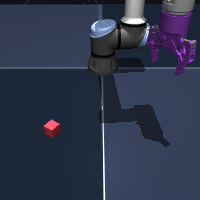
#> input picture dataset/cube/_audit/trajectory_0000/frame_0003.png, 200 x 200 px
$ python -i local_2d.py   (imports and definitions only)
#> lines starting #> are read from the running program, lines starting #| are printed output that depends on the picture; after the words box and inside, x2 and y2 are one past the last pixel; in counts of white or black regions, pixels touching at a corner belong together
"""Deterministic, deploy-time-safe primitives for generated 2-D simulators.

The helpers in this module are deliberately task agnostic.  They provide the
reliable numerical plumbing (appearance masking, component geometry, simple
identified dynamics, and planar rigid contact) while leaving object identity,
state design, action semantics, and objectives to the generated simulator.

They are local and deterministic: no network, dataset, model, or WorldAPI
access is performed, so the same functions are available in P1 and P2.
"""

from __future__ import annotations

from collections.abc import Mapping, Sequence
from typing import Any

import numpy as np


LOCAL_2D_TOOLBOX_VERSION = "4"
# Version 4 only adds helpers/metadata and preserves the numerical behaviour
# of all version-3 methods. Existing generated simulators may therefore run
# against v4, while their original generation version remains recorded.
LOCAL_2D_TOOLBOX_COMPATIBLE_VERSIONS = frozenset({"3", "4"})


def _rgb_image(image: np.ndarray) -> np.ndarray:
    array = np.asarray(image)
    if array.ndim != 3 or array.shape[2] < 3:
        raise ValueError(f"image must have shape (H, W, >=3), got {array.shape}")
    return np.clip(array[..., :3], 0, 255).astype(np.uint8)


# [5 lines left out: function _vec, not called in this run]


def clean_mask(
    mask: np.ndarray,
    *,
    min_area: int = 1,
    open_radius: int = 0,
    close_radius: int = 1,
    largest: bool = True,
) -> np.ndarray:
    """Morphologically clean a mask and optionally retain its largest component."""
    import cv2

    binary = np.asarray(mask).astype(bool)
    if binary.ndim != 2:
        raise ValueError(f"mask must be 2-D, got {binary.shape}")
    if int(min_area) < 1:
        raise ValueError("min_area must be >= 1")

    work = binary.astype(np.uint8) * 255
    if int(open_radius) > 0:
        radius = int(open_radius)
        kernel = np.ones((2 * radius + 1, 2 * radius + 1), dtype=np.uint8)
        work = cv2.morphologyEx(work, cv2.MORPH_OPEN, kernel)
    if int(close_radius) > 0:
        radius = int(close_radius)
        kernel = np.ones((2 * radius + 1, 2 * radius + 1), dtype=np.uint8)
        work = cv2.morphologyEx(work, cv2.MORPH_CLOSE, kernel)

    count, labels, stats, _ = cv2.connectedComponentsWithStats(
        (work > 0).astype(np.uint8),
        connectivity=8,
    )
    candidates = [
        index
        for index in range(1, int(count))
        if int(stats[index, cv2.CC_STAT_AREA]) >= int(min_area)
    ]
    if not candidates:
        return np.zeros_like(binary)
    if largest:
        selected = max(
            candidates,
            key=lambda index: int(stats[index, cv2.CC_STAT_AREA]),
        )
        return labels == int(selected)
    return np.isin(labels, np.asarray(candidates, dtype=np.int32))


# [183 lines left out: functions select_connected_component, mask_from_appearance, not called in this run]


def foreground_from_border(
    image: np.ndarray,
    *,
    lab_distance: float = 12.0,
    border_width: int = 3,
    min_area: int = 1,
    open_radius: int = 0,
    close_radius: int = 1,
    largest: bool = False,
) -> np.ndarray:
    """Segment non-background pixels using the robust median border colour."""
#> called with lab_distance = 12, border_width = 3, min_area = 1, open_radius = 0, close_radius = 1, largest = False
    import cv2

    rgb = _rgb_image(image)
    h, w = rgb.shape[:2]
#> h = 200; w = 200
    width = max(1, min(int(border_width), h // 2, w // 2))
#> width = 3
    border = np.concatenate(
        [
            rgb[:width].reshape(-1, 3),
            rgb[-width:].reshape(-1, 3),
            rgb[:, :width].reshape(-1, 3),
            rgb[:, -width:].reshape(-1, 3),
        ],
        axis=0,
    )
#> border = 2400 rows, first 8: [14, 17, 24], [14, 17, 24], [14, 17, 24], [14, 17, 24], [14, 17, 24], [14, 17, 24], [14, 17, 24], [14, 17, 24]
    background_rgb = np.median(border, axis=0).astype(np.uint8)
#> background_rgb = [28, 40, 57]
    lab = cv2.cvtColor(rgb, cv2.COLOR_RGB2LAB).astype(np.float64)
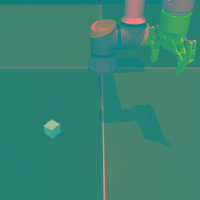
#> lab: shape (200, 200, 3) float64; mean R, G, B 57.9, 131.1, 114.5
    background_lab = cv2.cvtColor(
        background_rgb.reshape(1, 1, 3),
        cv2.COLOR_RGB2LAB,
    ).reshape(3).astype(np.float64)
#> background_lab = [40, 128, 115]
    mask = np.linalg.norm(lab - background_lab.reshape(1, 1, 3), axis=2) >= float(
        lab_distance
    )
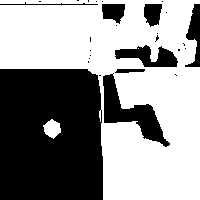
#> mask: shape (200, 200) bool; 57.9% white; 28 black regions (20 under 20 px), largest, box (x1, y1, x2, y2) and area: (0, 69, 103, 200) 12993, (103, 73, 170, 147) 1665, (115, 45, 178, 67) 778
    return clean_mask(
        mask,
        min_area=int(min_area),
        open_radius=int(open_radius),
        close_radius=int(close_radius),
        largest=bool(largest),
    )
#> in clean_mask, `work = cv2.morphologyEx(work, cv2.MORPH_CLOSE, kernel)`:
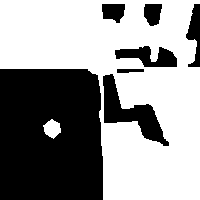
#> work: shape (200, 200); 58.4% white; 7 black regions, largest, box (x1, y1, x2, y2) and area: (0, 69, 103, 200) 12980, (103, 74, 169, 146) 1654, (115, 46, 177, 67) 767
#> in clean_mask, `count, labels, stats, _ = cv2.connectedComponentsWithStats( (work > 0)..`:
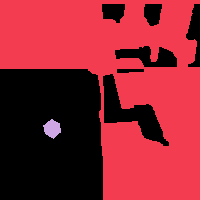
#> labels: shape (200, 200) int32; 3 distinct labels, from 0 to 2; one colour per label, 0 black
#> in clean_mask, `count, labels, stats, _ = cv2.connectedComponentsWithStats( (work > 0)..`: count = 3; stats = [[0, 4, 200, 196, 16653], [0, 0, 200, 200, 23112], [43, 119, 18, 20, 235]]
#> in clean_mask, `candidates = [ index for index in range(1, int(count)) if int(stats[in..`: candidates = [1, 2]


# [1285 lines left out: functions component_geometry, template_from_mask, calibrate_component_geometry, fit_articulated_chain, calibrate_articulated_chain_geometry, clamp_step and 5 more, not called in this run]

>>> import cv2
>>> picture = cv2.cvtColor(cv2.imread('../../../dataset/cube/_audit/trajectory_0000/frame_0003.png'), cv2.COLOR_BGR2RGB)
>>> result = foreground_from_border(picture)
